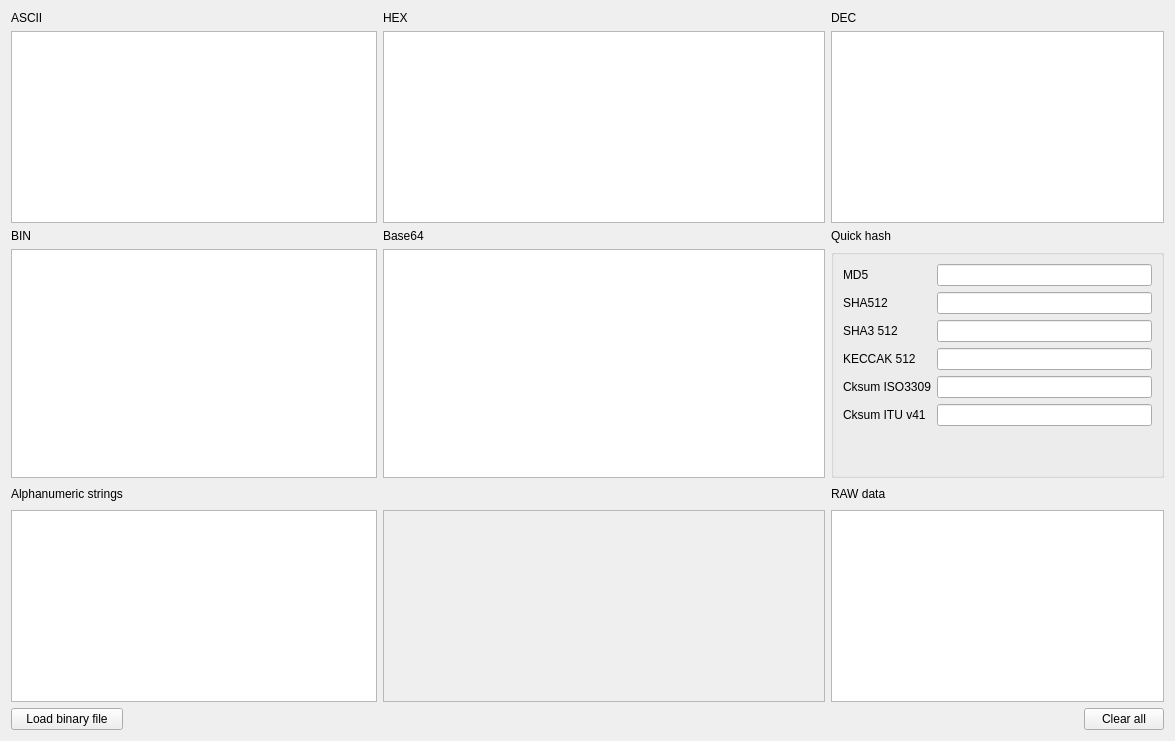
          <widget class="QWidget" name="encoding_TabName_General_2">
           <attribute name="title">
            <string>General</string>
           </attribute>
           <layout class="QGridLayout" name="gridLayout_15">
            <item row="0" column="0">
             <widget class="QLabel" name="label_34">
              <property name="text">
               <string>ASCII</string>
              </property>
             </widget>
            </item>
            <item row="0" column="2">
             <widget class="QLabel" name="label_32">
              <property name="text">
               <string>HEX</string>
              </property>
             </widget>
            </item>
            <item row="0" column="4">
             <widget class="QLabel" name="label_37">
              <property name="text">
               <string>DEC</string>
              </property>
             </widget>
            </item>
            <item row="1" column="0" colspan="2">
             <widget class="QTextEdit" name="textEdit_EncodeDecode_General_Ascii"/>
            </item>
            <item row="1" column="2" colspan="2">
             <widget class="QTextEdit" name="textEdit_EncodeDecode_General_HEX"/>
            </item>
            <item row="1" column="4" colspan="2">
             <widget class="QTextEdit" name="textEdit_EncodeDecode_General_DEC"/>
            </item>
            <item row="2" column="0">
             <widget class="QLabel" name="label_31">
              <property name="text">
               <string>BIN</string>
              </property>
             </widget>
            </item>
            <item row="2" column="2">
             <widget class="QLabel" name="label_33">
              <property name="text">
               <string>Base64</string>
              </property>
             </widget>
            </item>
            <item row="2" column="4">
             <widget class="QLabel" name="label_38">
              <property name="text">
               <string>Quick hash</string>
              </property>
             </widget>
            </item>
            <item row="3" column="0" colspan="2">
             <widget class="QTextEdit" name="textEdit_EncodeDecode_General_BIN">
              <property name="html">
               <string>&lt;!DOCTYPE HTML PUBLIC &quot;-//W3C//DTD HTML 4.0//EN&quot; &quot;http://www.w3.org/TR/REC-html40/strict.dtd&quot;&gt;
&lt;html&gt;&lt;head&gt;&lt;meta name=&quot;qrichtext&quot; content=&quot;1&quot; /&gt;&lt;style type=&quot;text/css&quot;&gt;
p, li { white-space: pre-wrap; }
&lt;/style&gt;&lt;/head&gt;&lt;body style=&quot; font-family:'MS Shell Dlg 2'; font-size:8.25pt; font-weight:400; font-style:normal;&quot;&gt;
&lt;p style=&quot;-qt-paragraph-type:empty; margin-top:0px; margin-bottom:0px; margin-left:0px; margin-right:0px; -qt-block-indent:0; text-indent:0px;&quot;&gt;&lt;br /&gt;&lt;/p&gt;&lt;/body&gt;&lt;/html&gt;</string>
              </property>
             </widget>
            </item>
            <item row="3" column="2" colspan="2">
             <widget class="QTextEdit" name="textEdit_EncodeDecode_General_Base64"/>
            </item>
            <item row="3" column="4" colspan="2">
             <widget class="QGroupBox" name="groupBox">
              <property name="title">
               <string/>
              </property>
              <layout class="QGridLayout" name="gridLayout_16">
               <item row="5" column="0">
                <widget class="QLabel" name="label_19">
                 <property name="text">
                  <string>Cksum ITU v41</string>
                 </property>
                </widget>
               </item>
               <item row="5" column="1">
                <widget class="QLineEdit" name="encoding_lineEdit_CRC32">
                 <property name="readOnly">
                  <bool>true</bool>
                 </property>
                </widget>
               </item>
               <item row="2" column="1">
                <widget class="QLineEdit" name="encoding_lineEdit_SHA3_512">
                 <property name="readOnly">
                  <bool>true</bool>
                 </property>
                </widget>
               </item>
               <item row="0" column="1">
                <widget class="QLineEdit" name="encoding_lineEdit_MD5">
                 <property name="readOnly">
                  <bool>true</bool>
                 </property>
                </widget>
               </item>
               <item row="2" column="0">
                <widget class="QLabel" name="label_13">
                 <property name="text">
                  <string>SHA3 512</string>
                 </property>
                </widget>
               </item>
               <item row="3" column="1">
                <widget class="QLineEdit" name="encoding_lineEdit_KECCAK512">
                 <property name="readOnly">
                  <bool>true</bool>
                 </property>
                </widget>
               </item>
               <item row="0" column="0">
                <widget class="QLabel" name="label_10">
                 <property name="text">
                  <string>MD5</string>
                 </property>
                </widget>
               </item>
               <item row="1" column="0">
                <widget class="QLabel" name="label_11">
                 <property name="text">
                  <string>SHA512</string>
                 </property>
                </widget>
               </item>
               <item row="4" column="1">
                <widget class="QLineEdit" name="encoding_lineEdit_CRC16">
                 <property name="readOnly">
                  <bool>true</bool>
                 </property>
                </widget>
               </item>
               <item row="4" column="0">
                <widget class="QLabel" name="label_18">
                 <property name="text">
                  <string>Cksum ISO3309</string>
                 </property>
                </widget>
               </item>
               <item row="1" column="1">
                <widget class="QLineEdit" name="encoding_lineEdit_SHA512">
                 <property name="readOnly">
                  <bool>true</bool>
                 </property>
                </widget>
               </item>
               <item row="3" column="0">
                <widget class="QLabel" name="label_17">
                 <property name="text">
                  <string>KECCAK 512</string>
                 </property>
                </widget>
               </item>
               <item row="6" column="1">
                <spacer name="verticalSpacer_2">
                 <property name="orientation">
                  <enum>Qt::Vertical</enum>
                 </property>
                 <property name="sizeHint" stdset="0">
                  <size>
                   <width>20</width>
                   <height>40</height>
                  </size>
                 </property>
                </spacer>
               </item>
              </layout>
             </widget>
            </item>
            <item row="4" column="0">
             <widget class="QLabel" name="label_35">
              <property name="text">
               <string>Alphanumeric strings</string>
              </property>
             </widget>
            </item>
            <item row="4" column="4">
             <widget class="QLabel" name="label_36">
              <property name="text">
               <string>RAW data</string>
              </property>
             </widget>
            </item>
            <item row="5" column="0" colspan="2">
             <widget class="QTextEdit" name="textEdit_EncodeDecode_General_AlphanumericStrings">
              <property name="html">
               <string>&lt;!DOCTYPE HTML PUBLIC &quot;-//W3C//DTD HTML 4.0//EN&quot; &quot;http://www.w3.org/TR/REC-html40/strict.dtd&quot;&gt;
&lt;html&gt;&lt;head&gt;&lt;meta name=&quot;qrichtext&quot; content=&quot;1&quot; /&gt;&lt;style type=&quot;text/css&quot;&gt;
p, li { white-space: pre-wrap; }
&lt;/style&gt;&lt;/head&gt;&lt;body style=&quot; font-family:'MS Shell Dlg 2'; font-size:8.25pt; font-weight:400; font-style:normal;&quot;&gt;
&lt;p style=&quot;-qt-paragraph-type:empty; margin-top:0px; margin-bottom:0px; margin-left:0px; margin-right:0px; -qt-block-indent:0; text-indent:0px;&quot;&gt;&lt;br /&gt;&lt;/p&gt;&lt;/body&gt;&lt;/html&gt;</string>
              </property>
             </widget>
            </item>
            <item row="5" column="2" colspan="2">
             <widget class="QTextEdit" name="textEdit_EncodeDecode_General_CustomBase">
              <property name="enabled">
               <bool>false</bool>
              </property>
              <property name="readOnly">
               <bool>false</bool>
              </property>
              <property name="html">
               <string>&lt;!DOCTYPE HTML PUBLIC &quot;-//W3C//DTD HTML 4.0//EN&quot; &quot;http://www.w3.org/TR/REC-html40/strict.dtd&quot;&gt;
&lt;html&gt;&lt;head&gt;&lt;meta name=&quot;qrichtext&quot; content=&quot;1&quot; /&gt;&lt;style type=&quot;text/css&quot;&gt;
p, li { white-space: pre-wrap; }
&lt;/style&gt;&lt;/head&gt;&lt;body style=&quot; font-family:'MS Shell Dlg 2'; font-size:8.25pt; font-weight:400; font-style:normal;&quot;&gt;
&lt;p style=&quot;-qt-paragraph-type:empty; margin-top:0px; margin-bottom:0px; margin-left:0px; margin-right:0px; -qt-block-indent:0; text-indent:0px;&quot;&gt;&lt;br /&gt;&lt;/p&gt;&lt;/body&gt;&lt;/html&gt;</string>
              </property>
             </widget>
            </item>
            <item row="5" column="4" colspan="2">
             <widget class="QTextEdit" name="textEdit_EncodeDecode_General_RawData">
              <property name="enabled">
               <bool>true</bool>
              </property>
              <property name="readOnly">
               <bool>true</bool>
              </property>
              <property name="html">
               <string>&lt;!DOCTYPE HTML PUBLIC &quot;-//W3C//DTD HTML 4.0//EN&quot; &quot;http://www.w3.org/TR/REC-html40/strict.dtd&quot;&gt;
&lt;html&gt;&lt;head&gt;&lt;meta name=&quot;qrichtext&quot; content=&quot;1&quot; /&gt;&lt;style type=&quot;text/css&quot;&gt;
p, li { white-space: pre-wrap; }
&lt;/style&gt;&lt;/head&gt;&lt;body style=&quot; font-family:'MS Shell Dlg 2'; font-size:8.25pt; font-weight:400; font-style:normal;&quot;&gt;
&lt;p style=&quot;-qt-paragraph-type:empty; margin-top:0px; margin-bottom:0px; margin-left:0px; margin-right:0px; -qt-block-indent:0; text-indent:0px;&quot;&gt;&lt;br /&gt;&lt;/p&gt;&lt;/body&gt;&lt;/html&gt;</string>
              </property>
             </widget>
            </item>
            <item row="6" column="0">
             <widget class="QPushButton" name="pushButton_EncodeDecode_General_LoadBinary">
              <property name="text">
               <string>Load binary file</string>
              </property>
             </widget>
            </item>
            <item row="6" column="1">
             <spacer name="horizontalSpacer_4">
              <property name="orientation">
               <enum>Qt::Horizontal</enum>
              </property>
              <property name="sizeHint" stdset="0">
               <size>
                <width>248</width>
                <height>20</height>
               </size>
              </property>
             </spacer>
            </item>
            <item row="6" column="2" colspan="2">
             <spacer name="horizontalSpacer_2">
              <property name="orientation">
               <enum>Qt::Horizontal</enum>
              </property>
              <property name="sizeHint" stdset="0">
               <size>
                <width>442</width>
                <height>17</height>
               </size>
              </property>
             </spacer>
            </item>
            <item row="6" column="4">
             <spacer name="horizontalSpacer_3">
              <property name="orientation">
               <enum>Qt::Horizontal</enum>
              </property>
              <property name="sizeHint" stdset="0">
               <size>
                <width>247</width>
                <height>20</height>
               </size>
              </property>
             </spacer>
            </item>
            <item row="6" column="5">
             <widget class="QPushButton" name="pushButton_EncodeDecode_General_ClearAll">
              <property name="text">
               <string>Clear all</string>
              </property>
             </widget>
            </item>
            <item row="4" column="2" colspan="2">
             <spacer name="horizontalSpacer_5">
              <property name="orientation">
               <enum>Qt::Horizontal</enum>
              </property>
              <property name="sizeHint" stdset="0">
               <size>
                <width>442</width>
                <height>20</height>
               </size>
              </property>
             </spacer>
            </item>
           </layout>
          </widget>
